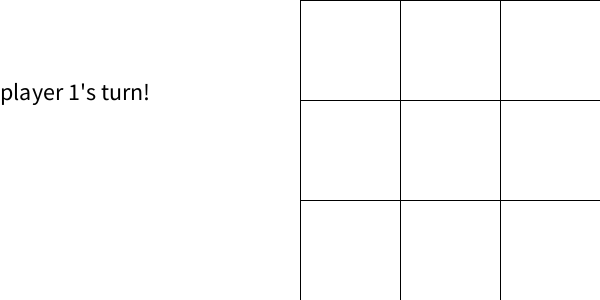
Frame 1 (no input)
Frame 60 (the mouse pressed at the canvas centre just before this capture): identical to frame 1, image omitted
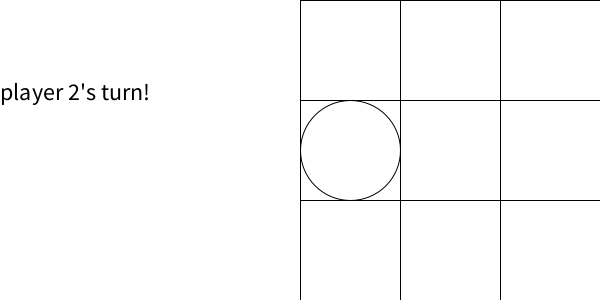
Frame 120 (the mouse held since frame 60 and released just before this capture)

The Processing sketch that drew these frames (run headless with seeded random() and noise(); from frame 60 on, the mouse is pressed at the canvas centre):

// Processing sketch: ticTacToeGame_2
// ── ticTacToeGame_2.pde
int [][] board; 
boolean [][] clicked; 
int cols = 3;  
int turn = 1; 
boolean player1 = true; 
boolean player1Wins = false; 
boolean player2Wins = false; 
boolean tie = false; 
boolean gameOver = false; 

String winner; 

void setup(){
  size(600, 300); 
  
  textSize(24); 
  
  board = new int[cols][cols]; 
  clicked = new boolean[cols][cols]; 
  
  for(int i = 0; i< cols; i++){
    for(int j = 0; j< cols; j++){
      board[i][j] = 0; 
      clicked[i][j] = false; 
    }
  }
}

void draw(){
  background(255); 
  
  if(!gameOver){
    //draw our tick tac toe board
    for(int i = 0; i< cols; i++){
      for(int j = 0; j< cols; j++){
        //draw our grid 
        noFill(); 
        rect(300+ i*100, j*100, 100, 100);
        
        //setup a state system to check if tile belongs to player 1 or player 2 
        
        //if state # of the board tile is 1, draw a 0 
        if(board[i][j] == 1){
          ellipse(300 + i*100 + 50, j*100 + 50, 100, 100); 
        }
        
        //if state # of the board tile is 2, draw an X 
        if(board[i][j] == 2){
          line(i*100+300,j*100,i*100 + 400,j*100+100);
          line(i*100+400,j*100,i*100 + 300,j*100+ 100);
        }
      }
    }
    fill(0); 
    if(player1){
      text("player 1's turn!", 0, 100); 
    }else{
      text("player 2's turn!", 0, 100);
    }
  }
  
  if(player1Wins){
    winner = "Player 1"; 
  }else if (player2Wins){
    winner = "Player 2"; 
  }
  
  if(player1Wins || player2Wins){
    gameOver = true; 
    text(winner + " Wins!!!", width*.4, height/2); 
  }
  
  if(tie){
    gameOver = true; 
    text("It's a tie!!!", width*.4, height/2); 
  }
  
  checkWinner(); 
  checkForTie(); 
  
  println(tie); 

}

void checkWinner(){
  //check both diagnols for a winner 
  if(board[0][0] == 1 && board[1][1] == 1 && board[2][2] == 1){
    player1Wins = true; 
  }else if(board[0][0] == 2 && board[1][1] == 2 && board[2][2] == 2){
    player2Wins = true; 
  }
  
  if(board[0][2] == 1 && board[1][1] == 1 && board[2][0] == 1){
    player1Wins = true; 
  }else if(board[0][2] == 2 && board[1][1] == 2 && board[2][0] == 2){
    player2Wins = true; 
  }
  
  for(int i = 0; i< cols; i++){
    //check rows for a winner 
    if(board[0][i] == 1 && board[1][i] == 1 && board[2][i] == 1){
      player1Wins = true; 
    }else if(board[0][i] == 2 && board[1][i] == 2 && board[2][i] == 2){
      player2Wins = true; 
    }
    
    //check columns for a winner 
    if(board[i][0] == 1 && board[i][1] == 1 && board[i][2] == 1){
      player1Wins = true; 
    }else if(board[i][0] == 2 && board[i][1] == 2 && board[i][2] == 2){
      player2Wins = true; 
    }
  }
}

void checkForTie(){
  for(int i = 0; i< cols; i++){
    for(int j = 0; j< cols; j++){
      if(board[i][j] == 0){
        tie = false; 
      }else{
        tie = true; 
      }
    }
  }
}
void mousePressed(){
  for(int i = 0; i< cols; i++){
    for(int j = 0; j< cols; j++){
      if(clicked[i][j] == false){
        if(mouseX>= 300+i*100 && mouseX <= (300 + (i+1)*100) && mouseY>=(j*100) && mouseY <= (j+1)*100){
          clicked[i][j] = true; 
          if(player1){
            board[i][j] = 1;  
          }else{
            board[i][j] = 2; 
          }
          player1 = !player1; 
        }
      }
    }
  } 
}
